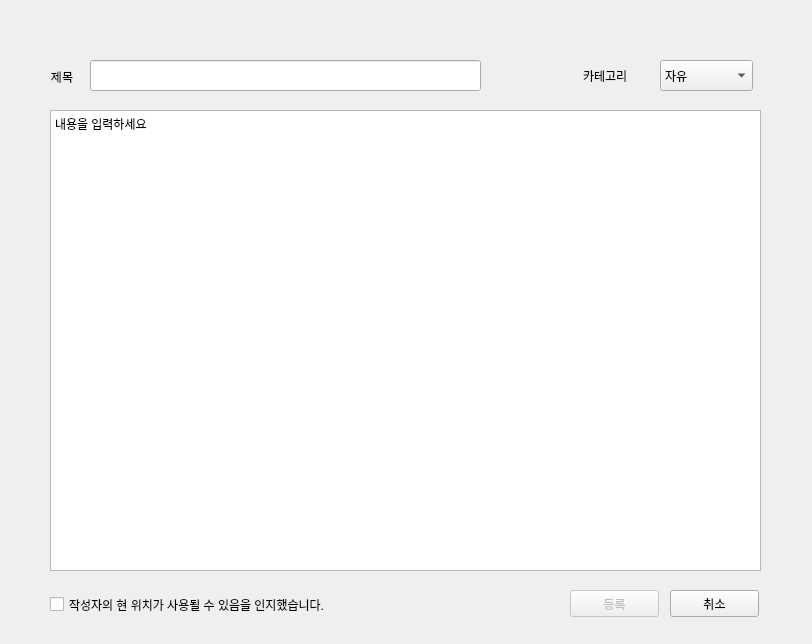
<?xml version="1.0" encoding="UTF-8"?>
<ui version="4.0">
 <class>Form</class>
 <widget class="QWidget" name="Form">
  <property name="geometry">
   <rect>
    <x>0</x>
    <y>0</y>
    <width>812</width>
    <height>644</height>
   </rect>
  </property>
  <property name="windowTitle">
   <string>Write</string>
  </property>
  <widget class="QTextEdit" name="contentTextLabel">
   <property name="geometry">
    <rect>
     <x>50</x>
     <y>110</y>
     <width>711</width>
     <height>461</height>
    </rect>
   </property>
   <property name="html">
    <string>&lt;!DOCTYPE HTML PUBLIC &quot;-//W3C//DTD HTML 4.0//EN&quot; &quot;http://www.w3.org/TR/REC-html40/strict.dtd&quot;&gt;
&lt;html&gt;&lt;head&gt;&lt;meta name=&quot;qrichtext&quot; content=&quot;1&quot; /&gt;&lt;style type=&quot;text/css&quot;&gt;
p, li { white-space: pre-wrap; }
&lt;/style&gt;&lt;/head&gt;&lt;body style=&quot; font-family:'Gulim'; font-size:8.76522pt; font-weight:400; font-style:normal;&quot;&gt;
&lt;p style=&quot; margin-top:0px; margin-bottom:0px; margin-left:0px; margin-right:0px; -qt-block-indent:0; text-indent:0px;&quot;&gt;&lt;span style=&quot; font-size:8.76522pt;&quot;&gt;내용을 입력하세요&lt;/span&gt;&lt;/p&gt;&lt;/body&gt;&lt;/html&gt;</string>
   </property>
  </widget>
  <widget class="QLineEdit" name="titleTextLabel">
   <property name="geometry">
    <rect>
     <x>90</x>
     <y>60</y>
     <width>391</width>
     <height>31</height>
    </rect>
   </property>
  </widget>
  <widget class="QLabel" name="label">
   <property name="geometry">
    <rect>
     <x>30</x>
     <y>70</y>
     <width>64</width>
     <height>14</height>
    </rect>
   </property>
   <property name="text">
    <string>제목</string>
   </property>
   <property name="alignment">
    <set>Qt::AlignCenter</set>
   </property>
  </widget>
  <widget class="QComboBox" name="categoryComboBox">
   <property name="geometry">
    <rect>
     <x>660</x>
     <y>60</y>
     <width>93</width>
     <height>31</height>
    </rect>
   </property>
   <item>
    <property name="text">
     <string>자유</string>
    </property>
   </item>
   <item>
    <property name="text">
     <string>취미</string>
    </property>
   </item>
   <item>
    <property name="text">
     <string>연애</string>
    </property>
   </item>
   <item>
    <property name="text">
     <string>고민</string>
    </property>
   </item>
  </widget>
  <widget class="QLabel" name="label_2">
   <property name="geometry">
    <rect>
     <x>583</x>
     <y>60</y>
     <width>71</width>
     <height>31</height>
    </rect>
   </property>
   <property name="text">
    <string>카테고리</string>
   </property>
  </widget>
  <widget class="QPushButton" name="submitButton">
   <property name="enabled">
    <bool>false</bool>
   </property>
   <property name="geometry">
    <rect>
     <x>570</x>
     <y>590</y>
     <width>89</width>
     <height>27</height>
    </rect>
   </property>
   <property name="text">
    <string>등록</string>
   </property>
  </widget>
  <widget class="QPushButton" name="cancelButton">
   <property name="geometry">
    <rect>
     <x>670</x>
     <y>590</y>
     <width>89</width>
     <height>27</height>
    </rect>
   </property>
   <property name="text">
    <string>취소</string>
   </property>
  </widget>
  <widget class="QCheckBox" name="locInfoCheckBox">
   <property name="geometry">
    <rect>
     <x>50</x>
     <y>589</y>
     <width>361</width>
     <height>31</height>
    </rect>
   </property>
   <property name="text">
    <string>작성자의 현 위치가 사용될 수 있음을 인지했습니다.</string>
   </property>
  </widget>
 </widget>
 <resources/>
 <connections/>
</ui>
